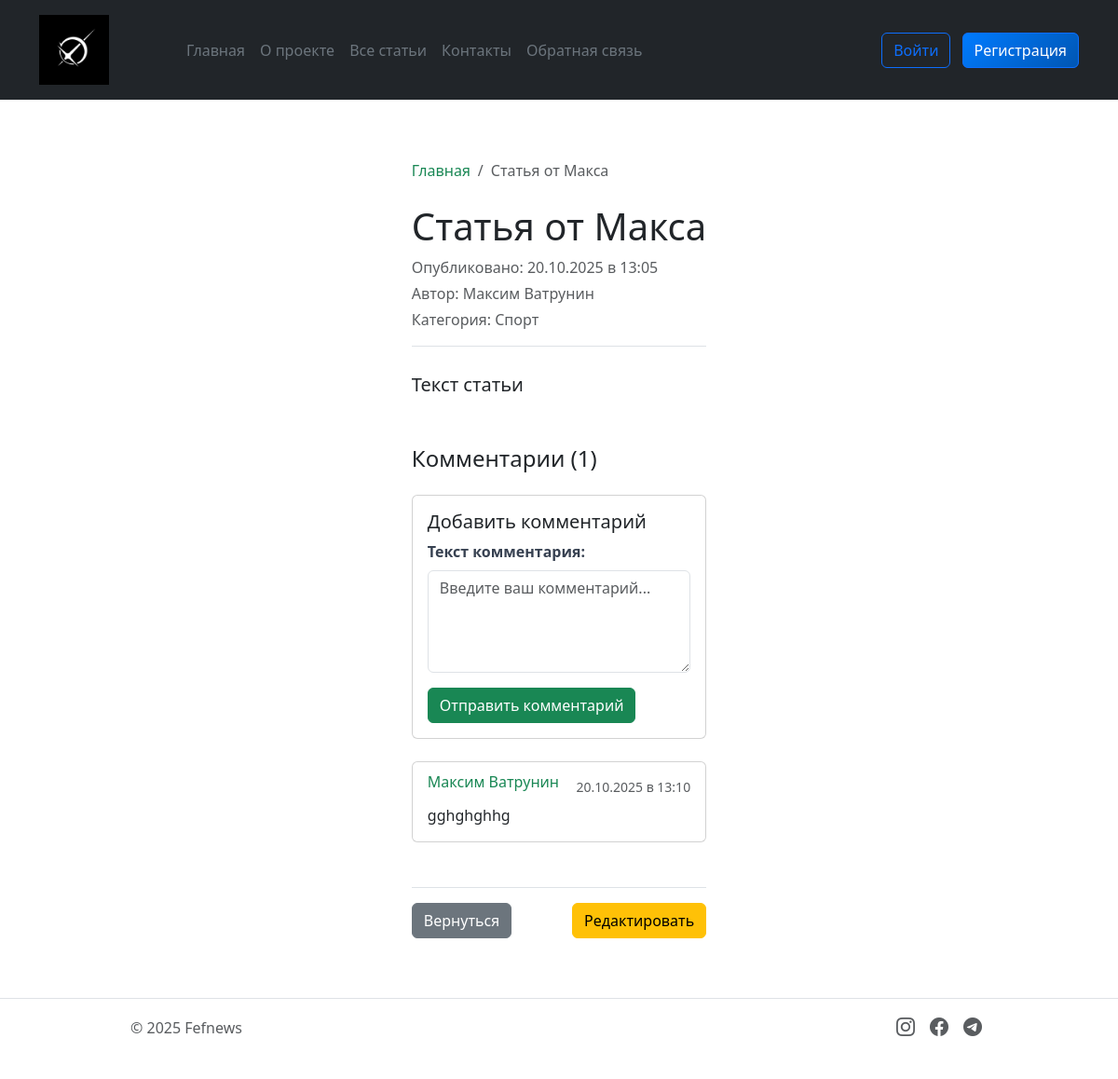
/news/4, run on an earlier commit of the app's database.
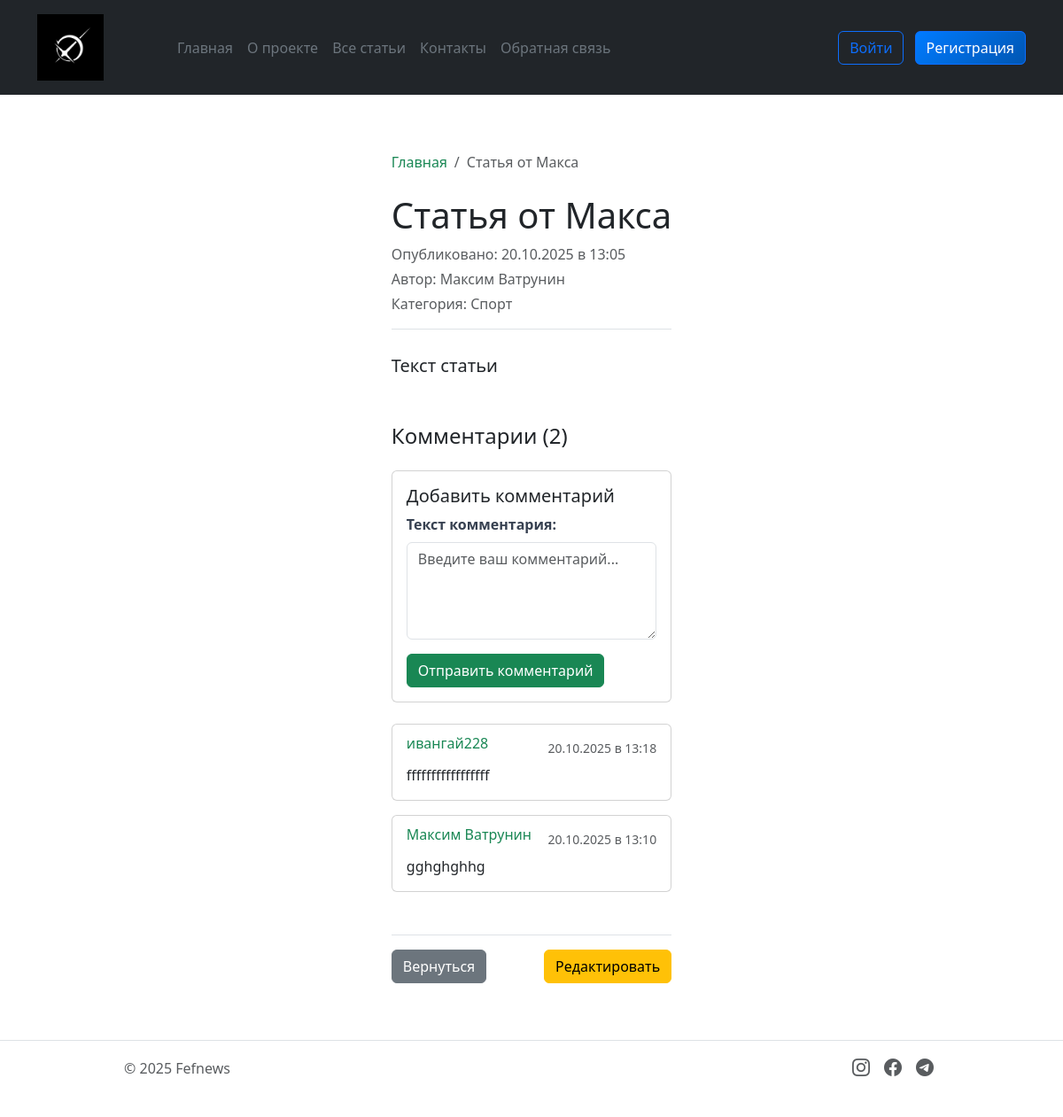
And on a later commit of the database.
### models.py (models this page shows)
class Comment(db.Model):
    __tablename__ = 'comment'
    id = db.Column(db.Integer, primary_key=True)
    text = db.Column(db.Text, nullable=False)
    date = db.Column(db.DateTime, default=datetime.now)
    article_id = db.Column(db.Integer, db.ForeignKey('article.id'), nullable=False)
    author_name = db.Column(db.String(100), nullable=False)

### app.py (the view)
@app.route('/news/<int:id>')
def news(id):
    article = Article.query.get_or_404(id)
    comments = Comment.query.filter_by(article_id=id).order_by(Comment.date.desc()).all()
    article_data = {
        'id': article.id,
        'title': article.title,
        'date': article.created_date,
        'preview': article.text[:100] + '...' if len(article.text) > 100 else article.text,
        'content': article.text,
        'author': article.author.name,
        'category': article.category
    }
    return render_template('news_detail.html', article=article_data, comments=comments)

### app.py (called while the page is built)
def get_categories():
    categories = db.session.query(Article.category).distinct().all()
    return [category[0] for category in categories]

@app.context_processor
def inject_today():
    return {'today': datetime.now().date()}

@app.context_processor
def inject_categories():
    categories = get_categories()
    return {'categories': categories}

@app.context_processor
def inject_current_user():
    return {'current_user': current_user}

### templates/news_detail.html (shortened to what this page needs)
{% extends 'base.html' %}
{% block content %}
<div class="container mt-4">
	<nav aria-label="breadcrumb" class="mb-4">
		<ol class="breadcrumb">
			<li class="breadcrumb-item"><a href="{{ url_for('index') }}" class="text-decoration-none text-success">Главная</a></li>
			<li class="breadcrumb-item active">{{ article.title }}</li>
		</ol>
	</nav>
	<article class="news-detail">
		<header class="mb-4 pb-3 border-bottom">
            <h1 class="display-6 mb-2">{{ article.title }}</h1>
			<div class="text-muted">
				<p class="mb-1">Опубликовано: {{ article.date.strftime('%d.%m.%Y в %H:%M') }}</p>
				{% if article.author %}
				<p class="mb-1">Автор: {{ article.author }}</p>
				{% endif %}
				{% if article.category %}
				<p class="mb-0">Категория: {{ article.category }}</p>
				{% endif %}
			</div>
		</header>
		<div class="article-content mb-5">
			<p class="lead">{{ article.content }}</p>
		</div>
		<div class="comments-section mt-5">
			<h4 class="mb-4">Комментарии ({{ comments|length }})</h4>
			<div class="card mb-4">
				<div class="card-body">
					<h5 class="card-title">Добавить комментарий</h5>
					<form method="POST" action="{{ url_for('add_comment', article_id=article.id) }}">
						<div class="mb-3">
							<label class="form-label">Текст комментария:</label>
							<textarea class="form-control {% if errors and errors.comment_text %}is-invalid{% endif %}"
								name="comment_text"
								rows="4"
								placeholder="Введите ваш комментарий...">{{ comment_text if comment_text else '' }}</textarea>
						</div>
						<button type="submit" class="btn btn-success">Отправить комментарий</button>
					</form>
				</div>
			</div>
			{% if comments %}
			{% for comment in comments %}
			<div class="card mb-3">
				<div class="card-body">
					<div class="d-flex justify-content-between align-items-start mb-2">
						<h6 class="card-subtitle mb-1 text-success">{{ comment.author_name }}</h6>
						<small class="text-muted">{{ comment.date.strftime('%d.%m.%Y в %H:%M') }}</small>
					</div>
					<p class="card-text">{{ comment.text }}</p>
				</div>
			</div>
			{% endfor %}
			{% else %}
			<div class="text-center py-4">
				<p class="text-muted">Пока нет комментариев</p>
			</div>
			{% endif %}
		</div>
		<div class="mt-5 pt-3 border-top d-flex justify-content-between">
			<a href="{{ url_for('index') }}" class="btn btn-secondary">
				Вернуться
			</a>
			<div>
				<a href="{{ url_for('edit_article', id=article.id) }}" class="btn btn-warning">
					Редактировать
				</a>
			</div>
		</div>
	</article>
</div>
{% endblock %}

What changed in the data, as far as the page shows it:
added Comment: author_name "ивангай228", date "20.10.2025 в 13:18", text "fffffffffffffffff"
Also different on the page:
{{ comments|length }}: "1" → "2"
